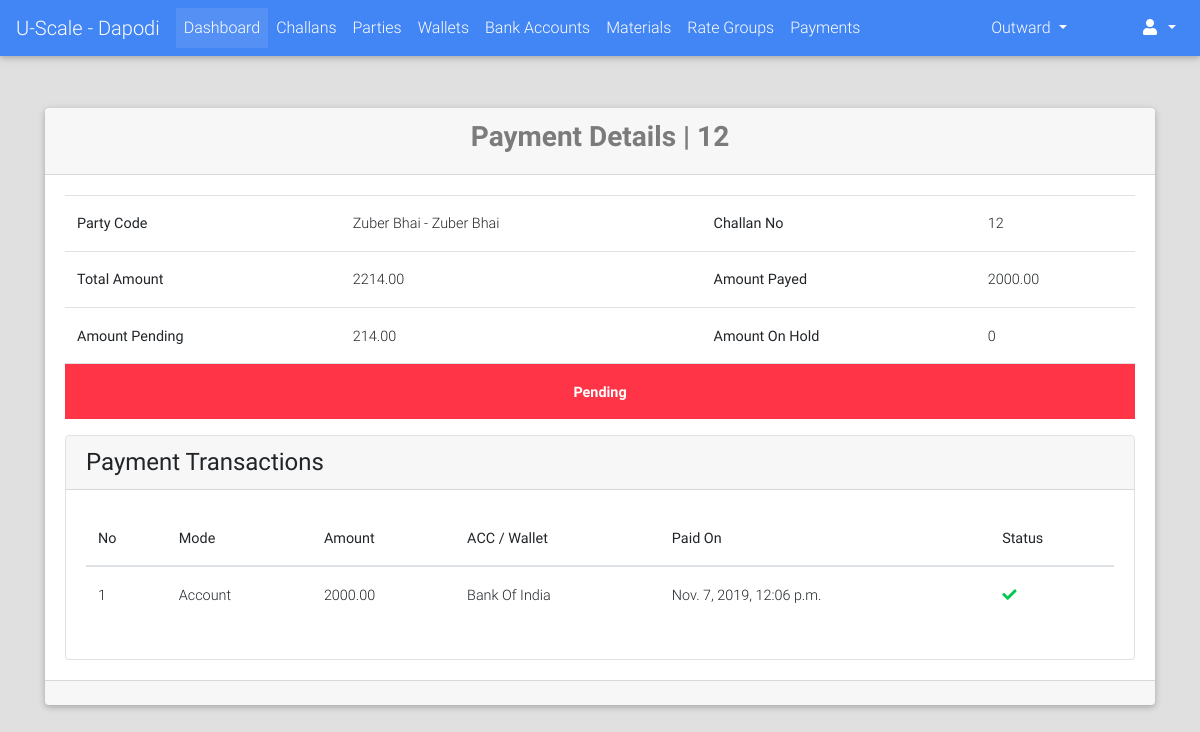
The page /payments/detail/20/ (signed in) on the database its author committed.
### payments/models.py (models this page shows, shortened)
class Payment(models.Model):
    PAYMENT_MODE_CHOICES = (("DP", "Direct Payment"), ("AL", "Account Less"))
    PAYMENT_STATUS_CHOICES = (("PN", "Pending"), ("DN", "Done"))
    challan = models.OneToOneField("challans.Challan", on_delete=models.CASCADE)
    payment_mode = models.CharField(max_length=2, choices=PAYMENT_MODE_CHOICES, blank=True, null=True)
    status = models.CharField(max_length=2, choices=PAYMENT_STATUS_CHOICES, default="PN")
    payed_amount = models.DecimalField(max_digits=9, decimal_places=2, default=0.00)
    amount = models.DecimalField(max_digits=9, decimal_places=2, null=True, blank=True)
    payed_on = models.DateTimeField(blank=True, null=True)
    image = models.ImageField(upload_to="payments/", blank=True, null=True)
    extra_info = models.TextField(blank=True)
    created_on = models.DateTimeField(auto_now_add=True)
    @property
    def calculate_payed_amount_pending(self):
        return sum([self.get_ac_tr_amount_pending, ])
    @property
    def get_remaining_amount(self):
        return self.amount - self.payed_amount
    @property
    def get_ac_tr_amount_pending(self):
        return self.accounttransaction_set.filter(status="PN").aggregate(total=Sum("amount"))["total"] or Decimal(0.00)

class AccountTransaction(models.Model):
    STATUS_CHOICES = (("PN", "Pending"), ("DN", "Done"))
    payment_code = models.CharField(max_length=32, blank=True, null=True)
    payment = models.ForeignKey("Payment", on_delete=models.CASCADE)
    bank_account = models.ForeignKey("bank_accounts.BankAccount", on_delete=models.CASCADE, blank=True, null=True)
    payment_party = models.ForeignKey("payment_parties.PaymentParty", on_delete=models.SET_NULL, blank=True, null=True)
    amount = models.DecimalField(max_digits=9, decimal_places=2)
    created_on = models.DateTimeField(auto_now_add=True)
    payed_on = models.DateTimeField(blank=True, null=True)
    extra_info = models.TextField(blank=True)
    photo = models.ImageField(upload_to="payments/account_transactions/photos/", blank=True, null=True)
    status = models.CharField(max_length=2, choices=STATUS_CHOICES, default="PN")

### challans/models.py (models this page shows, shortened)
class Challan(models.Model):
    STATUS_CHOICES = (("PN", "Pending"), ("DN", "Done"))
    created_by = models.ForeignKey(User, on_delete=models.PROTECT)
    party = models.ForeignKey("parties.Party", on_delete=models.CASCADE)
    challan_no = models.PositiveIntegerField(blank=True, null=True)
    vehicle_details = models.CharField(max_length=128, blank=True, null=True)
    weights_amount = models.DecimalField(max_digits=9, decimal_places=2, default=decimal.Decimal(0.00))
    extra_charges = models.DecimalField(verbose_name="Kata Charges", max_digits=9, decimal_places=2,
                                        default=decimal.Decimal(0.00), validators=[MinValueValidator(limit_value=0), MaxValueValidator(limit_value=100)])
    round_amount = models.DecimalField(max_digits=4, decimal_places=2, default=decimal.Decimal(0.00), validators=[MinValueValidator(limit_value=-10), MaxValueValidator(limit_value=10)])
    total_amount = models.DecimalField(max_digits=9, decimal_places=2, default=decimal.Decimal(0.00), validators=[MinValueValidator(limit_value=0)])
    image = models.ImageField(upload_to="payments/", blank=True, null=True)
    extra_info = models.TextField(blank=True)
    created_on = models.DateTimeField(auto_now_add=True, editable=True)
    updated_on = models.DateTimeField(auto_now=True, editable=True)
    is_entries_done = models.BooleanField(default=False)
    is_reports_done = models.BooleanField(default=False)
    is_rates_assigned = models.BooleanField(default=False)
    is_payed = models.BooleanField(default=False)
    status = models.CharField(max_length=2, choices=STATUS_CHOICES, default="PN")
    @property
    def get_absolute_url(self):
        return reverse_lazy("challans:detail", kwargs={"challan_no": self.challan_no})

### parties/models.py (models this page shows, shortened)
class Party(models.Model):
    RATE_TYPE_CHOICES = (("GR", "Group Rate"), ("IR", "Individual Rate"))
    rate_type = models.CharField(max_length=2, choices=RATE_TYPE_CHOICES)
    rate_group = models.ForeignKey("rates.RateGroup", on_delete=models.PROTECT, blank=True, null=True)
    name = models.CharField(max_length=128)
    party_code = models.CharField(max_length=32, blank=True)
    address = models.TextField(blank=True)
    phone = models.CharField(max_length=13)
    whatsapp = models.CharField(max_length=13, blank=True)
    email = models.EmailField(blank=True, null=True)
    extra_info = models.TextField(blank=True)
    is_wallet_party = models.BooleanField(default=False)
    is_active = models.BooleanField(default=True)
    @property
    def get_display_text(self):
        return self.name
    class Meta:
        verbose_name = "Party"
        verbose_name_plural = "Parties"

### bank_accounts/models.py (models this page shows, shortened)
class BankAccount(models.Model):
    party = models.ForeignKey("parties.Party", on_delete=models.CASCADE)
    amount_limit = models.DecimalField(max_digits=9, decimal_places=2, default=Decimal(1000000), editable=False)
    account_holder = models.CharField(max_length=128)
    acc_no = models.CharField(max_length=32)
    ifsc_code = models.CharField(max_length=11, validators=[MinLengthValidator(limit_value=11)])
    bank_name = models.CharField(max_length=64)
    branch_name = models.CharField(max_length=64, blank=True)
    is_active = models.BooleanField(default=True)

### payments/views.py (the view)
# urls.py: url(r'^payments/detail/(?P<id>[0-9]+)$', views.PaymentDetailView.as_view(), name="payments_detail"),
class PaymentDetailView(LoginRequiredMixin, DetailView):
    template_name = "payments/detail.html"
    model = Payment
    context_object_name = "payment"
    slug_field = "id"
    slug_url_kwarg = "id"

### portal/templates/payments/detail.html (shortened to what this page needs)
{% extends "portal/base.html" %}
{% load crispy_forms_tags %}
{% block content %}
    <br><br>
    <div class="container">
        <div class="card">
            <div class="card-header">
                <h3 class="text-black-50 font-weight-bold text-center">Payment Details | {{ payment.challan.challan_no }}</h3>
            </div>
            <div class="card-body">
                <table class="table">
                    <tbody>
                        <tr>
                            <th>Party Code</th>
                            <td>{{ payment.challan.party.name }} - {{ payment.challan.party.get_display_text }}</td>
                            <th>Challan No</th>
                            <td>
                                <a href="{{ payment.challan.get_absolute_url }}">{{ payment.challan.challan_no }}</a>
                            </td>
                        </tr>
                        <tr>
                            <th>Total Amount</th>
                            <td>{{ payment.amount }}</td>
                            <th>Amount Payed</th>
                            <td>{{ payment.payed_amount }}</td>
                        </tr>
                        <tr>
                            <th>Amount Pending</th>
                            <td>{{ payment.get_remaining_amount }}</td>
                            <th>Amount On Hold</th>
                            <td>{{ payment.calculate_payed_amount_pending }}</td>
                        </tr>
                        <tr>
                            {% if payment.status == "DN" %}
                                <td class="bg-success text-center font-weight-bold text-white" colspan="4">Done</td>
                            {% else %}
                                <td class="bg-danger text-center font-weight-bold text-white" colspan="4">Pending</td>
                            {% endif %}
                        </tr>
                    </tbody>
                </table>
                <div class="card border" style="box-shadow: none">
                    <div class="card-header">
                        <h4 class="m-auto">Payment Transactions</h4>
                    </div>
                    <div class="card-body">
                        <table class="table">
                            <thead>
                                <th>No</th>
                                <th>Mode</th>
                                <th>Amount</th>
                                <th>ACC / Wallet</th>
                                <th>Paid On</th>
                                <th>Status</th>
                            </thead>
                            {% for ac_transaction in payment.accounttransaction_set.all  %}
                                <tr>
                                    <td>{{ forloop.counter }}</td>
                                    <td>Account</td>
                                    <td>{{ ac_transaction.amount }}</td>
                                    <td>{{ ac_transaction.bank_account.bank_name }}</td>
                                    <td>{{ ac_transaction.payed_on }}</td>
                                    <td>
                                        {% if ac_transaction.status == "DN" %}
                                            <i class="fa fa-check text-success"></i>
                                        {% else %}
                                            <i class="fa fa-times text-danger"></i>
                                        {% endif %}
                                    </td>
                                </tr>
                            {% endfor %}
                        </table>
                    </div>
                </div>
            </div>
            <div class="card-footer">
            </div>
        </div>
    </div>
{% endblock %}

### rows shown on the page
Payment: challan.challan_no "12", challan.party.name "Zuber Bhai", challan.party.get_display_text "Zuber Bhai", amount "2214.00", payed_amount "2000.00", get_remaining_amount "214.00", calculate_payed_amount_pending "0"
AccountTransaction: amount "2000.00", bank_account.bank_name "Bank Of India", payed_on "Nov. 7, 2019, 12:06 p.m.", status "DN" (drawn)
